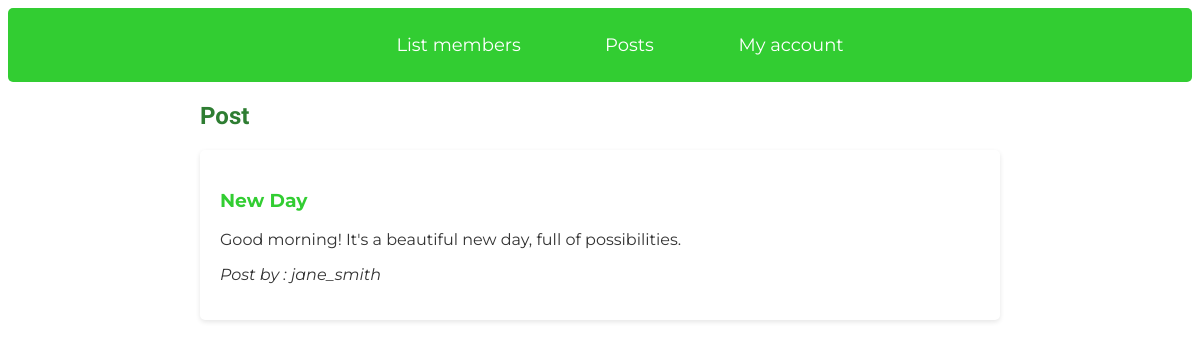
Page /?action=posts&id=2 (signed in) on the committed database.
### tables this page shows
CREATE TABLE `post` (
  `id` int(11) NOT NULL AUTO_INCREMENT,
  `author_name` varchar(64) DEFAULT NULL,
  `title` varchar(20) DEFAULT NULL,
  `content` varchar(255) DEFAULT NULL,
  PRIMARY KEY (`id`)
);

### src/model.php (called while the page is built, shortened)
<?php
function get_db() {
  try {
    $db  = new PDO ('mysql:host=localhost;dbname=vulndb', 'forum', 'password');
  } catch(PDOexception $e) {
    die;
    return 'error';
  }
  return $db;
}
function get_post($id) {
    $db = get_db();
    if (isset($id) && !empty($id)) {
        $sqlQuery = "SELECT * FROM post WHERE id = $id ";
    } else {
        $sqlQuery = "SELECT * FROM post ORDER BY id DESC";
    }
    $sth = $db->prepare($sqlQuery);
    $sth->execute();
    $post = $sth->fetchAll();
    return $post;
}

### templates/home.php (the view, shortened to what this page needs)
<!DOCTYPE html>
<html lang="en">
<head>
  <link rel="stylesheet" href="/vulnerable/static/home.css">
</head>
<body>
  <div class="navbar">
    <ul>
      <li><a href="?action=user">List members</a></li>
      <li><a href="?action=posts">Posts </a></li>
      <li><a href="#">My account</a></li>
    </ul>
  </div>
  <div class="post-page">
  <h2> Post </h2>
    <div class="form">
      <?php foreach ($posts as $post): ?>
          <div class="post">
              <h3><a href="/vulnerable/?action=posts&id=<?php echo $post['id'] ?>"><?php echo $post['title']; ?></a></h3>
              <p><?php echo $post['content']; ?></p>
              <p><i>Post by : <?php echo $post['author_name'];?> </i></p>
          </div>
      <?php endforeach; ?>
    </div>
  </div>
</body>
</html>

### static/home.css (style rules this page uses)
body { font-family: 'Montserrat', sans-serif; background-color: #FFFFFF; color: #333333; }
.navbar { background-color: #32CD32; padding: 10px 0; border-radius: 5px; }
.navbar ul { list-style-type: none; text-align: center; }
.navbar ul li { display: inline; margin: 0 40px; }
.navbar ul li a { color: #FFFFFF; text-decoration: none; transition: font-weight 0.3s ease, font-size 0.3s ease; font-size: 18px; }
.post-page { max-width: 800px; margin: 20px auto; padding: 0 20px; }
h2 { font-family: 'Didot', serif; color: #2E7D32; }
.post { background-color: #FFFFFF; border-radius: 5px; box-shadow: 0 2px 5px rgba(0, 0, 0, 0.1); padding: 20px; margin-bottom: 20px; }
.post p, .post i { color: #333333; }
.post a { text-decoration: none; color: #32CD32; }

### rows in the picture
post: title "New Day", content "Good morning! It's a beautiful new day, full of possibilities.", author_name "jane_smith"
